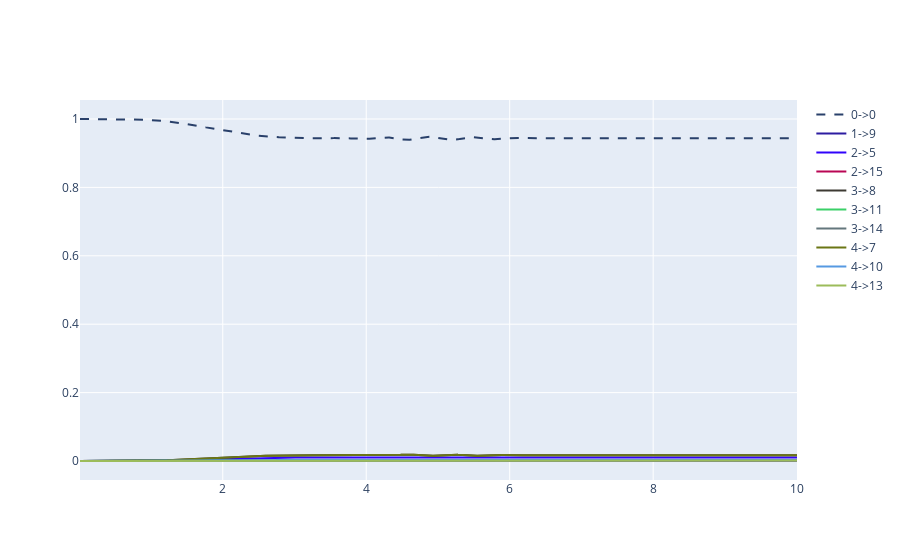

The cell this chart's notebook holds for it:
### Code cell
f.show()

### Figure 1 — Plotly figure (JSON) as saved in the notebook; plotly's stock layout.template omitted (floating-point values rounded to 4 significant figures; data arrays with more than 128 entries replaced by an {"elided": "..."} marker saying what was removed)
{"data": [{"line": {"color": "#29406A", "dash": "dash", "width": 2}, "mode": "lines", "name": "0->0", "type": "scatter", "x": {"elided": "2000 float values"}, "y": {"elided": "2000 float values"}}, {"line": {"color": "#2D1CA1", "width": 2}, "mode": "lines", "name": "1->9", "type": "scatter", "x": {"elided": "2000 float values"}, "y": {"elided": "2000 float values"}}, {"line": {"color": "#3003FB", "width": 2}, "mode": "lines", "name": "2->5", "type": "scatter", "x": {"elided": "2000 float values"}, "y": {"elided": "2000 float values"}}, {"line": {"color": "#B90654", "width": 2}, "mode": "lines", "name": "2->15", "type": "scatter", "x": {"elided": "2000 float values"}, "y": {"elided": "2000 float values"}}, {"line": {"color": "#3D3A33", "width": 2}, "mode": "lines", "name": "3->8", "type": "scatter", "x": {"elided": "2000 float values"}, "y": {"elided": "2000 float values"}}, {"line": {"color": "#3BD068", "width": 2}, "mode": "lines", "name": "3->11", "type": "scatter", "x": {"elided": "2000 float values"}, "y": {"elided": "2000 float values"}}, {"line": {"color": "#64777D", "width": 2}, "mode": "lines", "name": "3->14", "type": "scatter", "x": {"elided": "2000 float values"}, "y": {"elided": "2000 float values"}}, {"line": {"color": "#6B7615", "width": 2}, "mode": "lines", "name": "4->7", "type": "scatter", "x": {"elided": "2000 float values"}, "y": {"elided": "2000 float values"}}, {"line": {"color": "#5699E2", "width": 2}, "mode": "lines", "name": "4->10", "type": "scatter", "x": {"elided": "2000 float values"}, "y": {"elided": "2000 float values"}}, {"line": {"color": "#9CBC5A", "width": 2}, "mode": "lines", "name": "4->13", "type": "scatter", "x": {"elided": "2000 float values"}, "y": {"elided": "2000 float values"}}], "layout": {}}
